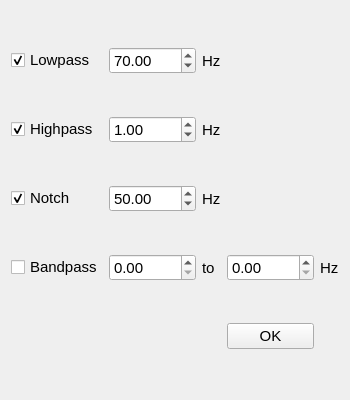
<?xml version="1.0" encoding="UTF-8"?>
<ui version="4.0">
 <class>Form</class>
 <widget class="QWidget" name="Form">
  <property name="windowModality">
   <enum>Qt::ApplicationModal</enum>
  </property>
  <property name="geometry">
   <rect>
    <x>0</x>
    <y>0</y>
    <width>350</width>
    <height>400</height>
   </rect>
  </property>
  <property name="maximumSize">
   <size>
    <width>350</width>
    <height>400</height>
   </size>
  </property>
  <property name="windowTitle">
   <string>Filter Options</string>
  </property>
  <layout class="QHBoxLayout" name="horizontalLayout">
   <item>
    <layout class="QGridLayout" name="gridLayout_2" rowstretch="0,0,0,0,0" columnstretch="0,1,0,1,0" rowminimumheight="0,0,0,0,0">
     <item row="1" column="0">
      <widget class="QCheckBox" name="hp_cbx">
       <property name="sizePolicy">
        <sizepolicy hsizetype="Fixed" vsizetype="Fixed">
         <horstretch>0</horstretch>
         <verstretch>0</verstretch>
        </sizepolicy>
       </property>
       <property name="font">
        <font>
         <pointsize>11</pointsize>
        </font>
       </property>
       <property name="text">
        <string>Highpass</string>
       </property>
       <property name="checked">
        <bool>true</bool>
       </property>
      </widget>
     </item>
     <item row="3" column="0">
      <widget class="QCheckBox" name="bp_cbx">
       <property name="sizePolicy">
        <sizepolicy hsizetype="Fixed" vsizetype="Fixed">
         <horstretch>0</horstretch>
         <verstretch>0</verstretch>
        </sizepolicy>
       </property>
       <property name="font">
        <font>
         <pointsize>11</pointsize>
        </font>
       </property>
       <property name="text">
        <string>Bandpass</string>
       </property>
      </widget>
     </item>
     <item row="3" column="2">
      <widget class="QLabel" name="label_4">
       <property name="font">
        <font>
         <pointsize>11</pointsize>
        </font>
       </property>
       <property name="text">
        <string>to</string>
       </property>
      </widget>
     </item>
     <item row="0" column="2">
      <widget class="QLabel" name="label_2">
       <property name="font">
        <font>
         <pointsize>11</pointsize>
        </font>
       </property>
       <property name="text">
        <string>Hz</string>
       </property>
      </widget>
     </item>
     <item row="2" column="0">
      <widget class="QCheckBox" name="n_cbx">
       <property name="sizePolicy">
        <sizepolicy hsizetype="Fixed" vsizetype="Fixed">
         <horstretch>0</horstretch>
         <verstretch>0</verstretch>
        </sizepolicy>
       </property>
       <property name="font">
        <font>
         <pointsize>11</pointsize>
        </font>
       </property>
       <property name="text">
        <string>Notch</string>
       </property>
       <property name="checked">
        <bool>true</bool>
       </property>
      </widget>
     </item>
     <item row="0" column="0">
      <widget class="QCheckBox" name="lp_cbx">
       <property name="sizePolicy">
        <sizepolicy hsizetype="Fixed" vsizetype="Fixed">
         <horstretch>0</horstretch>
         <verstretch>0</verstretch>
        </sizepolicy>
       </property>
       <property name="font">
        <font>
         <pointsize>11</pointsize>
        </font>
       </property>
       <property name="text">
        <string>Lowpass</string>
       </property>
       <property name="checked">
        <bool>true</bool>
       </property>
       <property name="tristate">
        <bool>false</bool>
       </property>
      </widget>
     </item>
     <item row="2" column="2">
      <widget class="QLabel" name="label_3">
       <property name="font">
        <font>
         <pointsize>11</pointsize>
        </font>
       </property>
       <property name="text">
        <string>Hz</string>
       </property>
      </widget>
     </item>
     <item row="3" column="4">
      <widget class="QLabel" name="label_5">
       <property name="font">
        <font>
         <pointsize>11</pointsize>
        </font>
       </property>
       <property name="text">
        <string>Hz</string>
       </property>
      </widget>
     </item>
     <item row="4" column="3">
      <widget class="QPushButton" name="ok_btn">
       <property name="font">
        <font>
         <pointsize>11</pointsize>
        </font>
       </property>
       <property name="text">
        <string>OK</string>
       </property>
      </widget>
     </item>
     <item row="1" column="2">
      <widget class="QLabel" name="label">
       <property name="font">
        <font>
         <pointsize>11</pointsize>
        </font>
       </property>
       <property name="text">
        <string>Hz</string>
       </property>
      </widget>
     </item>
     <item row="0" column="1">
      <widget class="QDoubleSpinBox" name="lp_box">
       <property name="sizePolicy">
        <sizepolicy hsizetype="Minimum" vsizetype="Fixed">
         <horstretch>0</horstretch>
         <verstretch>0</verstretch>
        </sizepolicy>
       </property>
       <property name="font">
        <font>
         <pointsize>11</pointsize>
        </font>
       </property>
       <property name="specialValueText">
        <string/>
       </property>
       <property name="value">
        <double>70.000000000000000</double>
       </property>
      </widget>
     </item>
     <item row="1" column="1">
      <widget class="QDoubleSpinBox" name="hp_box">
       <property name="font">
        <font>
         <pointsize>11</pointsize>
        </font>
       </property>
       <property name="specialValueText">
        <string/>
       </property>
       <property name="value">
        <double>1.000000000000000</double>
       </property>
      </widget>
     </item>
     <item row="2" column="1">
      <widget class="QDoubleSpinBox" name="n_box">
       <property name="font">
        <font>
         <pointsize>11</pointsize>
        </font>
       </property>
       <property name="specialValueText">
        <string/>
       </property>
       <property name="value">
        <double>50.000000000000000</double>
       </property>
      </widget>
     </item>
     <item row="3" column="1">
      <widget class="QDoubleSpinBox" name="bp_box1">
       <property name="font">
        <font>
         <pointsize>11</pointsize>
        </font>
       </property>
       <property name="specialValueText">
        <string/>
       </property>
      </widget>
     </item>
     <item row="3" column="3">
      <widget class="QDoubleSpinBox" name="bp_box2">
       <property name="font">
        <font>
         <pointsize>11</pointsize>
        </font>
       </property>
       <property name="specialValueText">
        <string/>
       </property>
      </widget>
     </item>
    </layout>
   </item>
  </layout>
 </widget>
 <tabstops>
  <tabstop>ok_btn</tabstop>
  <tabstop>lp_cbx</tabstop>
  <tabstop>hp_cbx</tabstop>
  <tabstop>n_cbx</tabstop>
  <tabstop>bp_cbx</tabstop>
  <tabstop>lp_box</tabstop>
  <tabstop>hp_box</tabstop>
  <tabstop>n_box</tabstop>
  <tabstop>bp_box1</tabstop>
  <tabstop>bp_box2</tabstop>
 </tabstops>
 <resources/>
 <connections/>
</ui>
